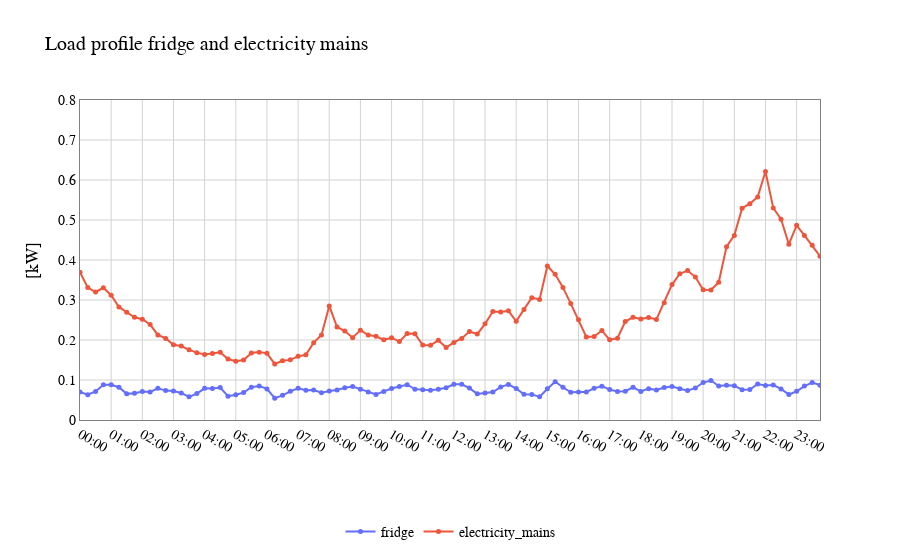

The notebook cell saved with this chart:
### Markdown cell above
### **Load profile of all appliances**

To emulate the domestic load profile are used the following load profile on quarterly level.

### Code cell
plot_main_appliance_load_profile()
